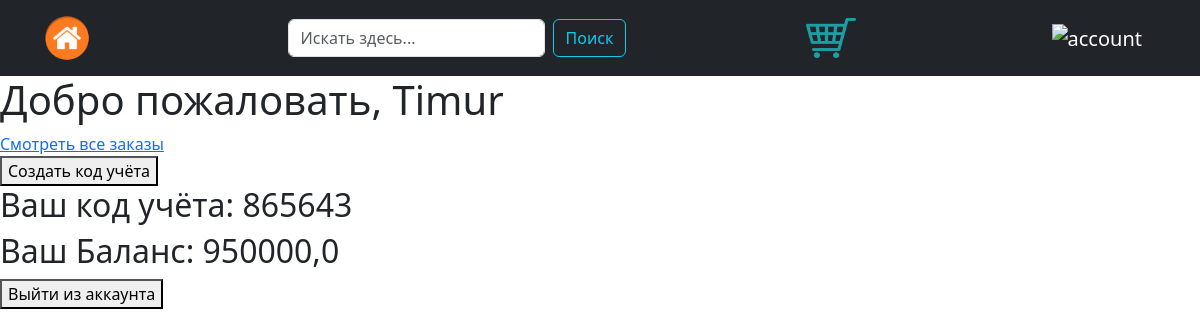
Screenshot of /profile/ (signed in) with the database file from the repository.
### main/models.py (models this page shows)
class User(AbstractUser):
    name = models.CharField(verbose_name='ФИО', blank=True, null=True, max_length=100)
    balance = models.FloatField(verbose_name='Баланс', blank=True, null=True, default=0)
    extra_info = models.TextField(verbose_name='Дополнительная информация', max_length=1000, blank=True, null=True)
    registration_code = models.IntegerField(verbose_name='Код учёта', blank=True, null=True)
    registration_code_flag = models.BooleanField(verbose_name='без имени', blank=True, null=True, default=0)
    total_purchase = models.FloatField(default=0)

### main/views.py (the view)
# urls.py: path('profile/', views.profile_view, name="profile"),
@login_required
def profile_view(request):
    user = request.user
    if user.registration_code_flag == 0:
        a = 0
        user.registration_code = a
    if request.method == 'POST':
        a = random.randint(1, 1000000)
        flag = True
        user.registration_code = a
        user.registration_code_flag = flag
        user.save()
    return render(request, 'main/profile.html')

### main/templates/main/profile.html (shortened to what this page needs)
{% extends 'main/layout.html' %}
{% load static %}
{% block content %}
<h1> Добро пожаловать, {{ user.username }}</h1>
<a href ="{% url 'main:orders_detail' %}"> Смотреть все заказы </a>
<form method="post">
  <button type="submit">Создать код учёта</button>
</form>
<h2> Ваш код учёта: {{ user.registration_code }}</h2>
<h2> Ваш Баланс: {{ user.balance }}</h2>
<form action="{% url 'logout' %}?next={% url 'main:profile' %}" method="post">
  <button type="submit">Выйти из аккаунта</button>
</form>
{% endblock %}

### rows the page displays
User: username "Timur", registration_code "865643", balance "950000,0"
